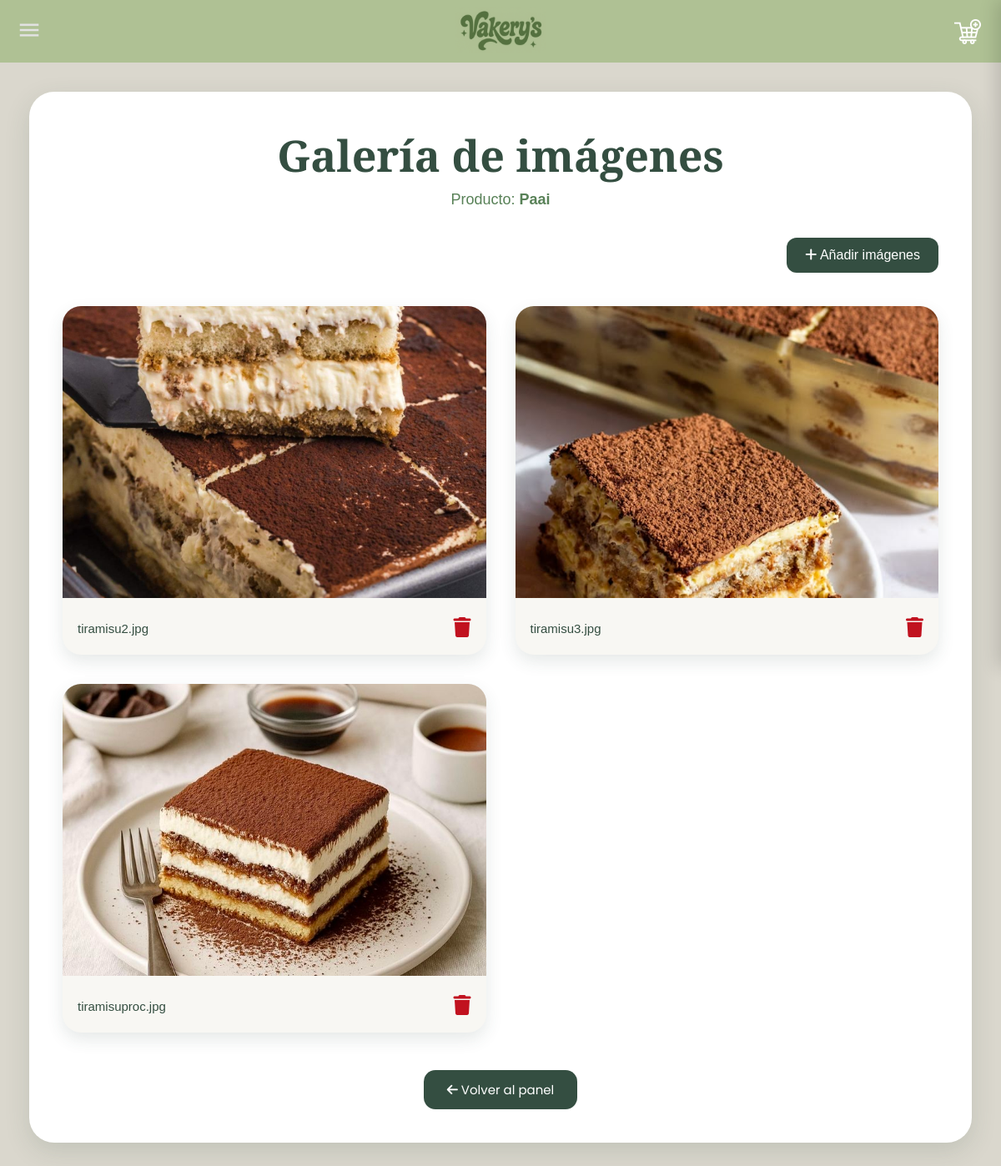
The app's page /Productos/verimagenes.php?codigo=Paai with its own data.
### tables this page shows
CREATE TABLE imagenes (
    idImagen INT NOT NULL AUTO_INCREMENT,
    CodigoProducto VARCHAR(45) NOT NULL,
    Imagen VARCHAR(255) NOT NULL,

    PRIMARY KEY (idImagen),

    CONSTRAINT fk_imagenes_productos
    FOREIGN KEY (CodigoProducto)
    REFERENCES productos(Codigo)
    ON DELETE CASCADE
    ON UPDATE CASCADE
);

### Productos/verimagenes.php (the view, shortened to what this page needs)
<?php
$servidor = "localhost";
$usuario = "root";
$contrasena = "";
$bd = "vakerysss";
$conn = new mysqli($servidor, $usuario, $contrasena, $bd);
$conn->set_charset("utf8");
$CodigoProducto = $_GET["codigo"] ?? '';
$stmt = $conn->prepare(
    "SELECT * FROM imagenes WHERE CodigoProducto = ?"
);
$stmt->bind_param("s", $CodigoProducto);
$stmt->execute();
$resultado = $stmt->get_result();
?>
<!DOCTYPE html>
<html lang="es">
<head>
<link rel="stylesheet" href="https://cdnjs.cloudflare.com/ajax/libs/font-awesome/6.7.2/css/all.min.css">
</head>
<body>
<div class="contenedor">
<h1>Galería de imágenes</h1>
<p class="subtitulo">
Producto: <strong><?php echo htmlspecialchars($CodigoProducto, ENT_QUOTES, 'UTF-8'); ?></strong></p>
<div class="barra">
<a class="agregar" href="añadirimagen.php?codigo=<?php echo urlencode($CodigoProducto); ?>">    <i class="fa-solid fa-plus"></i> Añadir imágenes
</a>
</div>
<div class="galeria">
<?php
if($resultado->num_rows > 0){
    while($fila = $resultado->fetch_assoc()){
        echo "<div class='card'>";
       echo "<img src='imagenes/".$fila["Imagen"]."'>";
        echo "<div class='info'>";
        echo "<span class='nombre'>".basename($fila["Imagen"])."</span>";
        echo "<a class='eliminar' href='#' onclick=\"confirmarEliminar(".$fila["idImagen"].",'".$CodigoProducto."'); return false;\">
                <i class='fa-solid fa-trash'></i>
              </a>";
        echo "</div>";
        echo "</div>";
    }
}else{
    echo "<div class='sin'>
            <i class='fa-regular fa-image' style='font-size:70px;margin-bottom:15px;'></i><br>
            Este producto aún no tiene imágenes registradas.
          </div>";
}
?>
</div>
<div class="volver">
<a href="leerproductos.php">
<button>
<i class="fa-solid fa-arrow-left"></i> Volver al panel
</button>
</a>
</div>
</div>
</body>
</html>

### Productos/verimagenes.php (style rules this page uses)
* { margin:0; padding:0; box-sizing:border-box; }
body { font-family:'Poppins',sans-serif; background:#DAD7CD; padding:35px; margin-top:75px; }
.contenedor { max-width:1450px; margin:auto; background:white; border-radius:30px; padding:40px; box-shadow:0 10px 30px rgba(52,78,65,.15); }
h1 { text-align:center; font-family:'Cormorant Garamond',serif; color:#344E41; font-size:52px; margin-bottom:8px; }
.subtitulo { text-align:center; color:#588157; font-size:18px; margin-bottom:35px; }
.barra { display:flex; justify-content:space-between; align-items:center; margin-bottom:40px; }
.agregar { background:#344E41; color:white; text-decoration:none; padding:12px 22px; border-radius:12px; transition:.3s; font-weight:500; }
.galeria { display:grid; grid-template-columns:repeat(auto-fill,minmax(360px,1fr)); gap:35px; }
.card { background:#F8F7F3; border-radius:22px; overflow:hidden; box-shadow:0 8px 20px rgba(52,78,65,.12); transition:.3s; }
.card img { width:100%; height:350px; object-fit:cover; }
.info { display:flex; justify-content:space-between; align-items:center; padding:18px; }
.nombre { color:#344E41; font-weight:500; font-size:15px; word-break:break-word; }
.eliminar { color:#C1121F; font-size:24px; transition:.3s; cursor:pointer; }
.volver { display:flex; justify-content:center; margin-top:45px; }
.volver button { border:none; background:#344E41; color:white; padding:12px 28px; border-radius:14px; cursor:pointer; font-size:15px; font-family:'Poppins',sans-serif; transition:.3s; }

### headers/headeruser.php (style rules this page uses)
* { margin:0; padding:0; box-sizing:border-box; }
body { font-family:'Raleway',sans-serif; }

### records on screen
imagenes: Imagen (picture), Imagen "tiramisu2.jpg"
imagenes: Imagen (picture), Imagen "tiramisu3.jpg"
imagenes: Imagen (picture), Imagen "tiramisuproc.jpg"

### other values on screen
$CodigoProducto "Paai"
